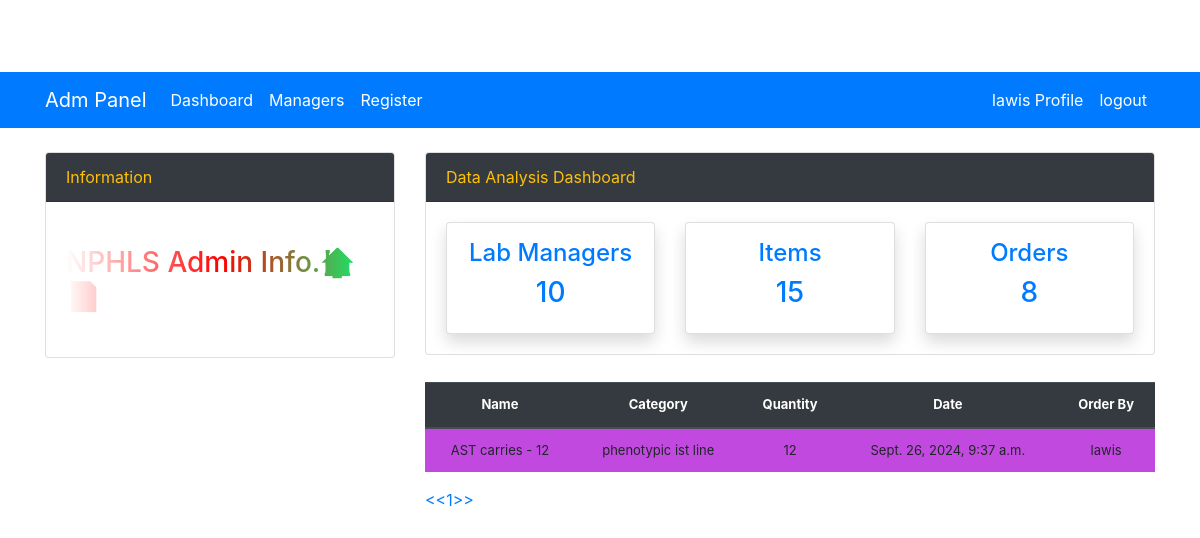
Page /orders/ (signed in) on the committed database.
### stock/models.py (models this page shows, shortened)
class Order(models.Model):
    product = models.ForeignKey(Products, on_delete=models.CASCADE)
    staff = models.ForeignKey(User, on_delete=models.CASCADE, null=True)
    date = models.DateTimeField(auto_now_add=True)

class Products(models.Model):
    lab = models.ForeignKey(Lab, on_delete=models.CASCADE, related_name="products", null=True, blank=True)
    category = models.CharField(max_length=50, blank=True, null=True)
    item_name = models.CharField(max_length=50, blank=True, null=True)
    quantity = models.IntegerField(default=0, blank=True, null=True)
    reorder_level = models.IntegerField(default=0, blank=True, null=True)
    unit_of_issue = models.CharField(max_length=20, default='DEFAULT_UNIT')
    created_by = models.ForeignKey(User, on_delete=models.SET_NULL, null=True, blank=True)
    last_updated = models.DateTimeField(auto_now=True)
    timestamp = models.DateTimeField(auto_now_add=True)
    class Meta:
        verbose_name_plural = "Products"
    def __str__(self):
        return f'{self.item_name} - {self.quantity}'

### stock/views.py (the view)
# urls.py: path('orders/', views.orders, name='orders'),
@login_required
def orders(request):
    title = "Service Users"
    orders = Order.objects.all()
    context = {
        "title":title,
        'orders':orders,
    }
    return render(request,'dashboard/orders.html',context)

### stock/templates/dashboard/orders.html (shortened to what this page needs)
{% extends 'partials/base-adm.html' %}
{% block content %}
<div class="container">
    <div class="row my-4">
      <div class="col-md-4"></div>
      <div class="col-md-8">
        <table class="table bg-info">
          <thead class="thead-dark">
            <tr>
              <th scope="col">Name</th>
              <th scope="col">Category</th>
              <th scope="col">Quantity</th>
              <th scope="col">Date</th>
              <th scope="col">Order By</th>
            </tr>
          </thead>
          <tbody>
            {% for order in orders %}
            {% if order.staff == user %}
            <tr>
              <td>{{order.product}}</td>
              <td>{{order.product.category}}</td>
              <td>{{order.product.quantity}}</td>
              <td>{{order.date}}</td>
              <td>{{order.staff.username}}</td>
            </tr>
            {% endif %}
            {% endfor %}
          </tbody>
        </table>
      </div>
    </div>
  </div>
{% endblock %}

### stock/templates/partials/nav.html (shortened to what this page needs)
    <nav class="navbar navbar-expand-lg navbar-light bg-primary">
        <div class="container">
        <a class="navbar-brand text-white" href="/">Adm Panel</a>
        <div class="collapse navbar-collapse" id="navbarSupportedContent">
          <ul class="navbar-nav mr-auto">
            <li class="nav-item active">
              <a class="nav-link text-white" href="{% url 'admin_panel' %}">Dashboard <span class="sr-only">(current)</span></a>
            </li>
            <li class="nav-item">
              <a class="nav-link text-white" href="{% url 'manager_view' %}">Managers</a>
            </li>
            <li class="nav-item">
              <a class="nav-link text-white" href="{% url 'sign_up' %}">Register</a>
            </li>
          </ul>
          <ul class="navbar-nav ml-auto">
            <li class="nav-item active">
              <a class="nav-link text-white" href="{% url 'profile'%}">{{user.username}} Profile <span class="sr-only">(current)</span></a>
            </li>
            <li class="nav-item">
              <a class="nav-link text-white" href="{% url 'logout' %}">logout</a>
            </li>
          </ul>
        </div>
    </div>
      </nav>

### stock/static/css/stylesheet.css (style rules this page uses)
body { background-color: whitesmoke; }
.table { font-size: 13px; text-align: center; width: 95%; margin: auto; }
.table tr:nth-child(odd) { background-color: #c149df; }
th { background-color: #337ab7; color: whitesmoke; }

### stock/static/css/navbar-top-fixed.css (style rules this page uses)
body { min-height: 75rem; padding-top: 4.5rem; }

### stock/templates/partials/base-adm.html (style rules this page uses)
body { margin-top:0px; }

### rows in the picture
Order: product "AST carries - 12", product.category "phenotypic ist line", product.quantity "12", date "Sept. 26, 2024, 9:37 a.m.", staff.username "lawis"

### other values in the picture
{{ user.username }} "lawis"
